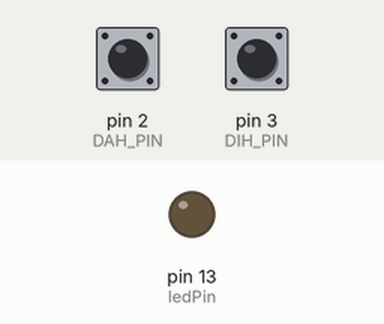
Simulated run of this sketch. Board: Arduino Leonardo, built with avr-gcc and run on an emulated ATmega32U4. On the bench: output pins drawn as LEDs (lit = HIGH). Inputs (shaded band) come from the test bench; at power-on: pin 2 (DAH_PIN) HIGH, pin 3 (DIH_PIN) HIGH. USB keyboard and mouse output is not drawn.

Above: at 1.2 s.
1.3 s: pin 2 (DAH_PIN) pulled LOW for 0.15 s
At 1.4 s:
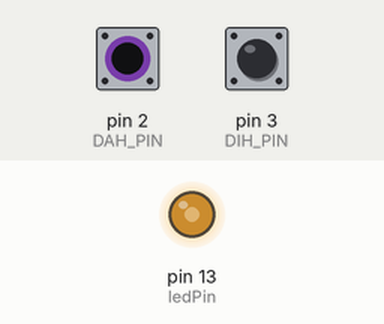
3.0 s: pin 2 (DAH_PIN) pulled LOW for 1 s
At 4.9 s:
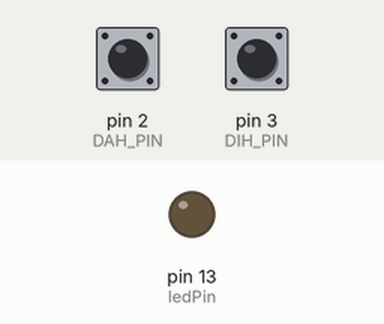
5.5 s: pin 3 (DIH_PIN) pulled LOW for 0.15 s
At 6.9 s:
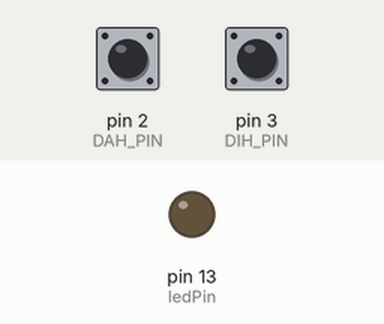
7.2 s: pin 3 (DIH_PIN) pulled LOW for 3.2 s
At 8.1 s:
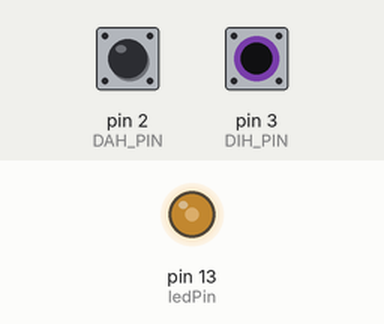
11.9 s: pin 2 (DAH_PIN) pulled LOW for 3.2 s
At 15.8 s:
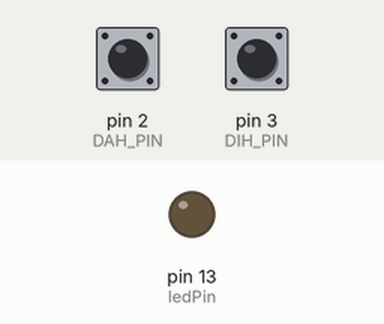
Timing chart, 0 to 17.3 s (numbered marks = the images above; inputs shaded):
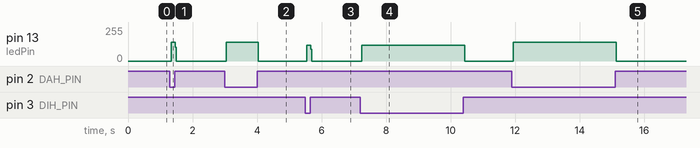

The sketch:

cw_vband.ino
```cpp
//#include <HID-Settings.h>
//#include <HID-Project.h>


//#include <unoHID.h>
#include <Keyboard.h>
//#include <KeyboardLayout.h>
//KeyBoard_ Keyboard;

// Change these to suit your wiring - I use these as next to
// Ground to simplify wiring
#define DIH_PIN 3
#define DAH_PIN 2
#define ledPin LED_BUILTIN

// Vband seems to work best emulating the [] keys
// Also works with vail online code
//#define ditKey '['
//#define dahKey ']'

#define ditKey 0xe1
#define dahKey 0xe2

// setup the pins and HID (device)
void setup() {
  pinMode(DIH_PIN, INPUT_PULLUP);
  pinMode(DAH_PIN, INPUT_PULLUP);
  pinMode(ledPin, OUTPUT);
  Keyboard.begin(); // initialise HID library
}

// main loop
// keep code in tidy subroutines
void loop() { action_paddle();  }

// actually do the work
//
// function:   void action_paddle()
//
// read pins and simulate the keypress depending
void action_paddle(){
  while (digitalRead(DIH_PIN) == HIGH && digitalRead(DAH_PIN) == HIGH)
  {
    Keyboard.releaseAll();
    digitalWrite(ledPin, LOW);
  }

  if ( digitalRead(DIH_PIN) == LOW)
  {
    Keyboard.press(ditKey);
    digitalWrite(ledPin, HIGH);
  }
  else
  {
    Keyboard.release(ditKey);
    digitalWrite(ledPin, LOW);
  }

  if ( digitalRead(DAH_PIN) == LOW)
  {
    Keyboard.press(dahKey);
    digitalWrite(ledPin, HIGH);
  }
  else{
    Keyboard.release(dahKey);
    digitalWrite(ledPin, LOW);
  }
  // short delay to stop overloading VBand
  //delay(0);
}
// END  //////////////////////////////////////////////////////
```

Measured:
- after the input at 1.3 s, pin 13 (ledPin): 0/255 → 139/255 at once, → 0/255 0.12 s later
- after the input at 3.0 s, pin 13 (ledPin): 0/255 → 139/255 at once, → 0/255 1.0 s later
- after the input at 5.5 s, pin 13 (ledPin): 0/255 → 120/255 at once, → 0/255 0.12 s later
- after the input at 7.2 s, pin 13 (ledPin): 0/255 → 120/255 at once, → 0/255 3.2 s later
- after the input at 11.9 s, pin 13 (ledPin): 0/255 → 139/255 at once, → 0/255 3.2 s later
